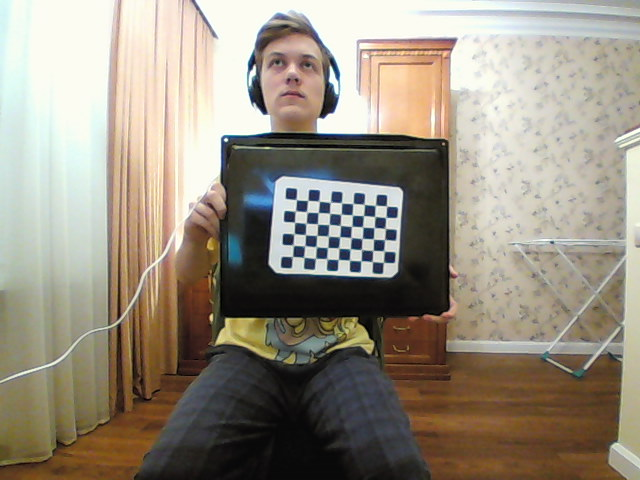
#> input picture new_pairs/left_01.png, 640 x 480 px
$ python 4_calibration_fisheye.py   (older library calls are emulated)
#> lines starting #> are read from the running program, lines starting #| are printed output that depends on the picture; after the words box and inside, x2 and y2 are one past the last pixel; in counts of white or black regions, pixels touching at a corner belong together
# Copyright (C) 2021 Denis Bakin a.k.a. MrEmgin
#
# This file is a part of TouchAndGo project for blind people.
# It was completed as an individual project in the 10th grade
#
# TouchAndGo is free software: you can redistribute it
# and/or modify it under the terms of the GNU General Public License
# as published by the Free Software Foundation, either version 3 of the
# License, or (at your option) any later version.
#
# TouchAndGo is distributed in the hope that it will be useful,
# but WITHOUT ANY WARRANTY; without even the implied warranty of
# MERCHANTABILITY or FITNESS FOR A PARTICULAR PURPOSE.  See the
# GNU General Public License for more details.
#
# You should have received a copy of the GNU General Public License
# along with TouchAndGo tutorial.
# If not, see <http://www.gnu.org/licenses/>.
#
#          <><><> SPECIAL THANKS: <><><>
#
# Thanks for StereoPi tutorial https://github.com/realizator/stereopi-fisheye-robot
# for base concepts of stereovision in OpenCV


import os
import cv2
import numpy as np

# Global variables preset
total_photos = 100

# Image resolution for processing
img_width = 640
img_height = 480
image_size = (img_width, img_height)

# Chessboard parameters
rows = 6
columns = 9
square_size = 2.5

# Visualization options
drawCorners = True
showSingleCamUndistortionResults = True
showStereoRectificationResults = True
writeUdistortedImages = True
imageToDispR = './new_pairs/right_01.png'
imageToDispL = './new_pairs/left_01.png'

# Calibration settings
CHECKERBOARD = (6, 9)

subpix_criteria = (cv2.TERM_CRITERIA_EPS + cv2.TERM_CRITERIA_MAX_ITER, 30, 0.1)
calibration_flags = cv2.fisheye.CALIB_RECOMPUTE_EXTRINSIC + cv2.fisheye.CALIB_FIX_SKEW

objp = np.zeros((CHECKERBOARD[0] * CHECKERBOARD[1], 1, 3), np.float32)
objp[:, 0, :2] = np.mgrid[0:CHECKERBOARD[0], 0:CHECKERBOARD[1]].T.reshape(-1, 2)

_img_shape = None
objpointsLeft = []  # 3d point in real world space
imgpointsLeft = []  # 2d points in image plane.

objpointsRight = []  # 3d point in real world space
imgpointsRight = []  # 2d points in image plane.


# this func is called to show undistortion results at the end of calibration
# also can be used for debug BEFORE calibration functions
# don't forget to quit() script after such debug to avoid rewriting and corrupted prev calibration files
# [99 lines left out: functions show_undistortion, show_rectification, not called in this run]


if (drawCorners):
    print("You can press 'Q' to quit this script.")

# Main processing cycle
# We process all calibration images and fill up 'imgpointsLeft' and 'objpointsRight'
# arrays with found coordinates of the chessboard
photo_counter = 0
print('Main cycle start')

while photo_counter != total_photos:
    photo_counter = photo_counter + 1
    print('Import pair No ' + str(photo_counter))
    leftName = './new_pairs/left_' + str(photo_counter).zfill(2) + '.png'
    rightName = './new_pairs/right_' + str(photo_counter).zfill(2) + '.png'
    leftExists = os.path.isfile(leftName)
    rightExists = os.path.isfile(rightName)

    # If pair has no left or right image - exit
    if ((leftExists == False) or (rightExists == False)) and (leftExists != rightExists):
        print("Pair No ", photo_counter, "has only one image! Left:", leftExists, " Right:", rightExists)
        continue

        # If stereopair is complete - go to processing
    if (leftExists and rightExists):
        imgL = cv2.imread(leftName, 1)
#> imgL is the input picture: shape (480, 640, 3); mean B, G, R 128.2, 142.4, 150.9
        grayL = cv2.cvtColor(imgL, cv2.COLOR_BGR2GRAY)
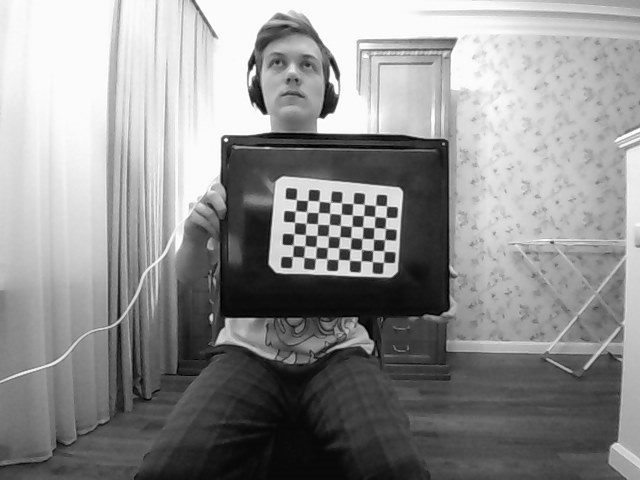
#> grayL: shape (480, 640); min 0, max 255, mean 143.3
        # gray_small_left = cv2.resize(grayL, (img_width, img_height), interpolation=cv2.INTER_AREA)
        imgR = cv2.imread(rightName, 1)
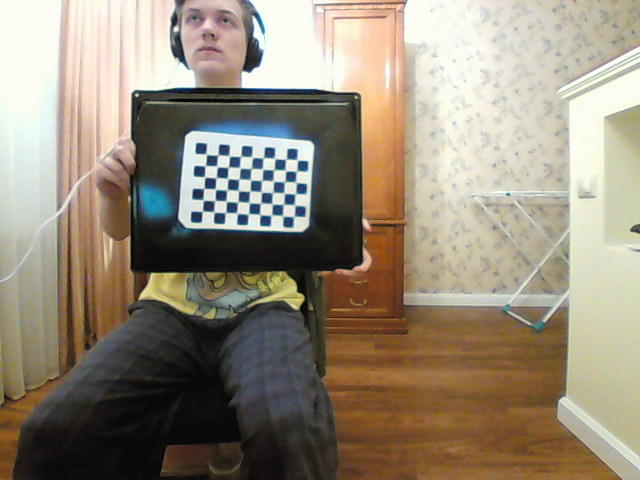
#> input picture new_pairs/right_01.png, 640 x 480 px
#> imgR is the input picture: shape (480, 640, 3); mean B, G, R 121.3, 138.4, 149.3
        grayR = cv2.cvtColor(imgR, cv2.COLOR_BGR2GRAY)
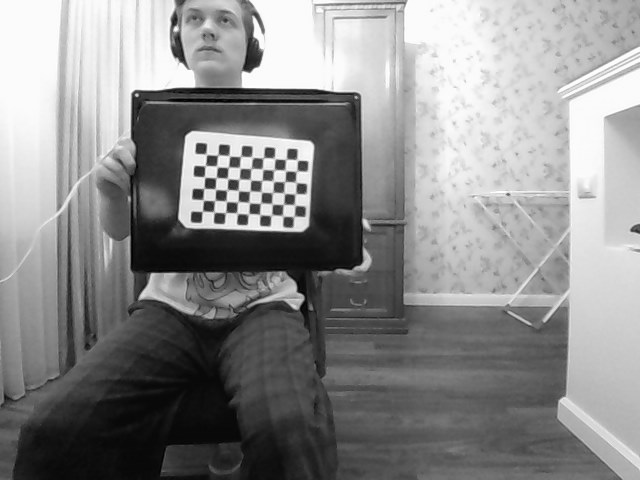
#> grayR: shape (480, 640); min 0, max 255, mean 139.7
        # gray_small_right = cv2.resize(grayR, (img_width, img_height), interpolation=cv2.INTER_AREA)

        # Find the chessboard corners
        retL, cornersL = cv2.findChessboardCorners(grayL, CHECKERBOARD,
                                                   cv2.CALIB_CB_ADAPTIVE_THRESH + cv2.CALIB_CB_FAST_CHECK + cv2.CALIB_CB_NORMALIZE_IMAGE)
#> retL = True; cornersL = 54 rows, first 8: [292.5, 256.5], [293.3, 245.3], [294.4, 233.5], [294.6, 222.3], [295.6, 210.8], [296.3, 199.5], [303.7, 257.4], [305, 245.4]
        retR, cornersR = cv2.findChessboardCorners(grayR, CHECKERBOARD,
                                                   cv2.CALIB_CB_ADAPTIVE_THRESH + cv2.CALIB_CB_FAST_CHECK + cv2.CALIB_CB_NORMALIZE_IMAGE)
#> retR = True; cornersR = 54 rows, first 8: [202.5, 211.2], [203.6, 200.5], [204.5, 188], [204.5, 177], [205, 166], [206.6, 154.8], [214.4, 212.5], [214.7, 200.6]
        # Draw images with corners found
        if (drawCorners):
            cv2.drawChessboardCorners(imgL, (6, 9), cornersL, retL)
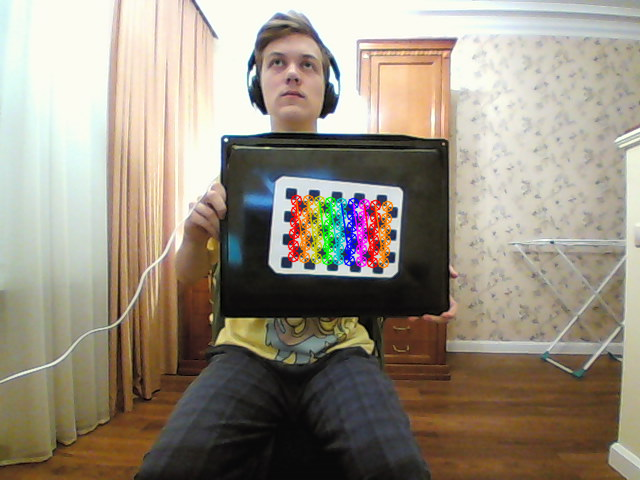
#> imgL: shape (480, 640, 3); 2% of pixels changed, all inside (x1, y1, x2, y2) = (287, 194, 394, 269)
            cv2.imshow('Corners LEFT', imgL)
            cv2.drawChessboardCorners(imgR, (6, 9), cornersR, retR)
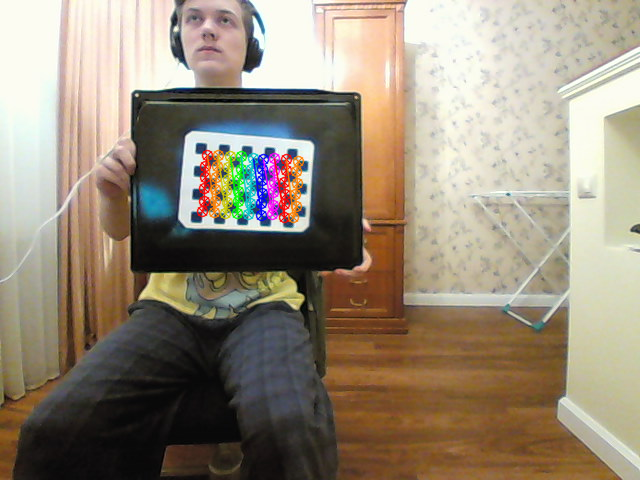
#> imgR: shape (480, 640, 3); 2% of pixels changed, all inside (x1, y1, x2, y2) = (196, 149, 305, 224)
            cv2.imshow('Corners RIGHT', imgR)
            key = cv2.waitKey(0)
#> (key q is pressed here)
            if key == ord("q"):
                exit(0)
#> (the program exits here)
